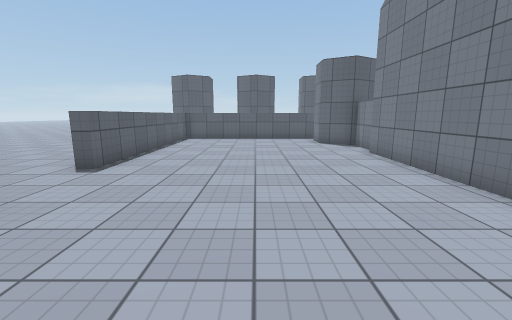
view 1 (above)

17 first-person views from a walk through a Unity game level. The camera is 1.4 m above the floor, tilts 10° down and sees 90° across. The floor is counted in squares, 1 m on a side. Each view is taken from the middle of a square. On the plan, view 1 faces up. The plan holds only what a view shows up to about 13 squares ahead; the rest is blank. The place goes on beyond the plan. The player is left out. Surface patterns are stand-ins for the level's own textures.

view 2
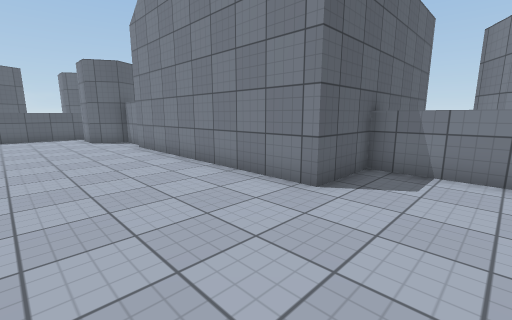

view 3
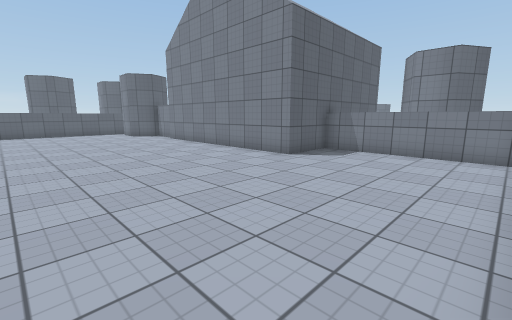

view 4
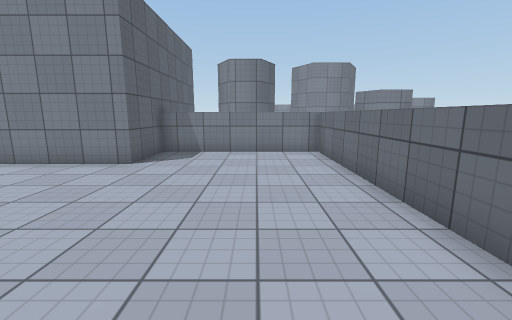

view 5
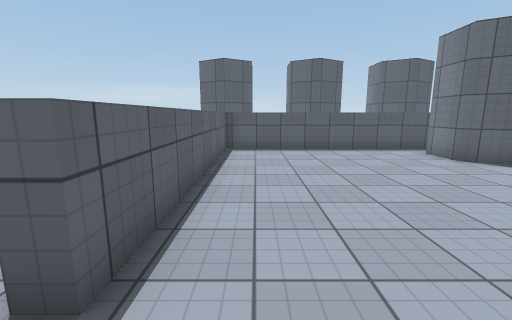

view 6
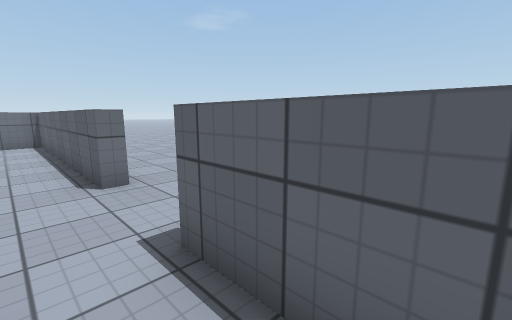

view 7
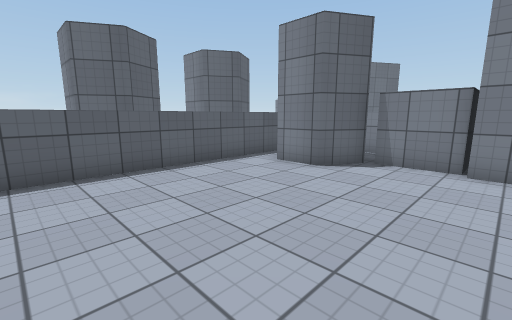

view 8
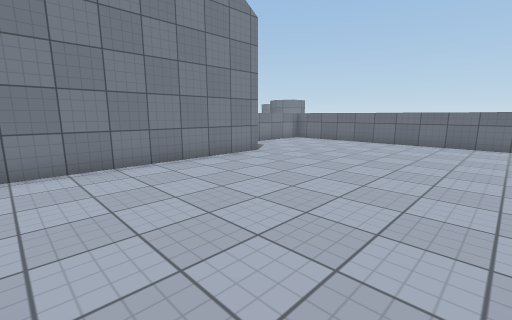

view 9
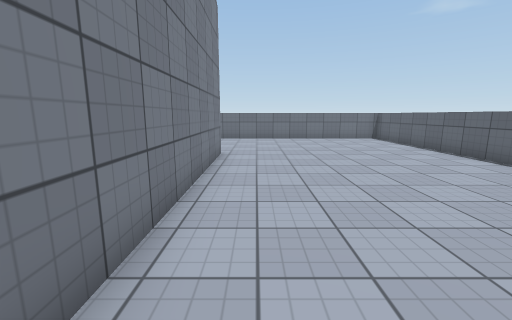

view 10
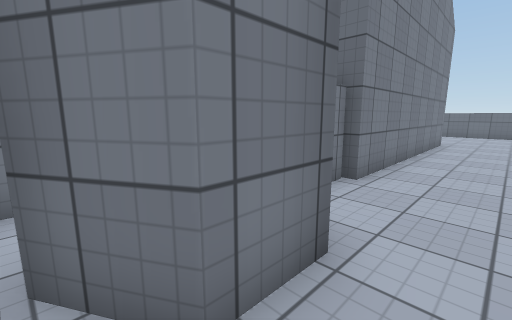

view 11
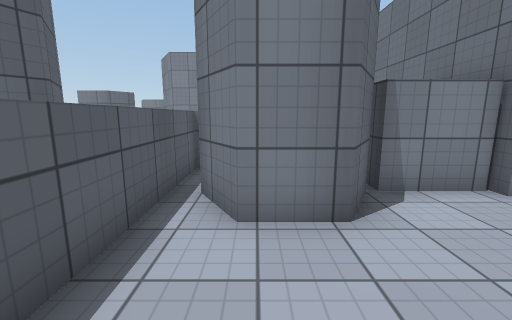

view 12
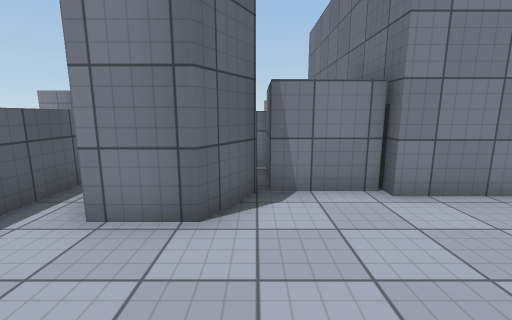

view 13
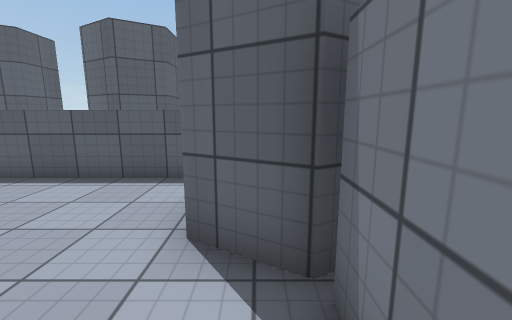

view 14
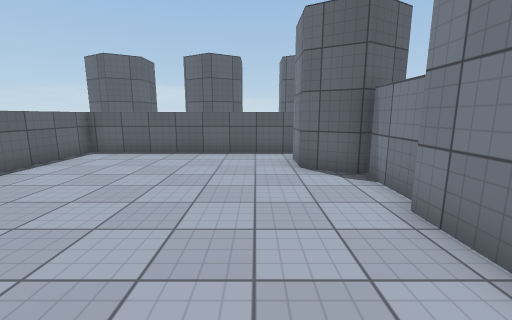

view 15
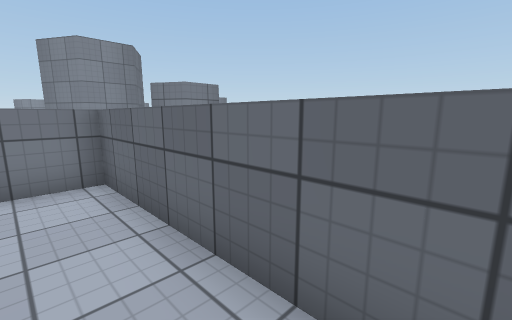

view 16
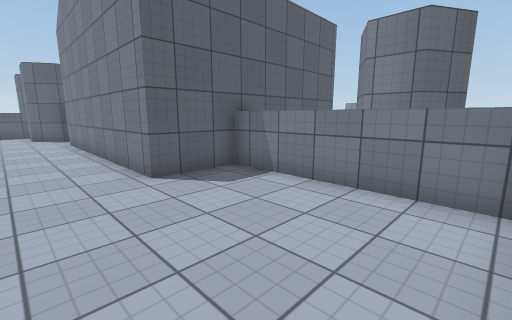

view 17
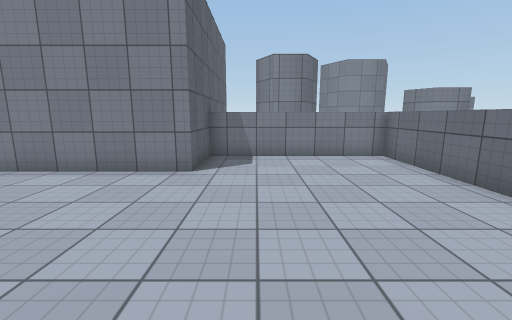

### Floor plan
Key: @ floor where view 1 was taken; # wall or solid block; . floor; ^ raised ledge.
Columns run from 4 left of view 1 to 12 right of it. Each row starts with its distance up from view 1.
 20 #       #
 19 #  ###  #
 18 #  ###  ##
 17
 16 ^^^^^^^^^^^^
 15 #.......##.^
 14 #......##
 13 #......##  ^
 12 #.......###^
 11 #........##
 10 #........##
  9 #.......##
  8 #.......#
  7 #.......#
  6 ........#
  5 ........#
  4 ........#
  3 #.......#
  2 #.......#
  1 #.......#########
  0 #...@......^
 -1 #..........^   #
 -2 #..........^  ##
 -3 #..........^  ##
 -4 #..........^
 -5 #..........^
 -6 ^^^^^^^^^^^
 -7
 -8
 -9               ##
-10               #

Positions as (right, up) in squares from view 1, and headings:
1: (0, 0), facing up
2: (0, -2), facing up-right
3: (-3, -5), facing up-right
4: (-3, -3), facing right
5: (-3, 5), facing up
6: (-3, 9), facing down-left
7: (-3, 9), facing up-right
8: (-3, 8), facing down-right
9: (3, 10), facing down
10: (2, 15), facing down-right
11: (0, 14), facing right
12: (0, 12), facing right
13: (4, 10), facing up
14: (2, 6), facing up
15: (1, -4), facing down-right
16: (2, -5), facing up-right
17: (-2, -1), facing right
